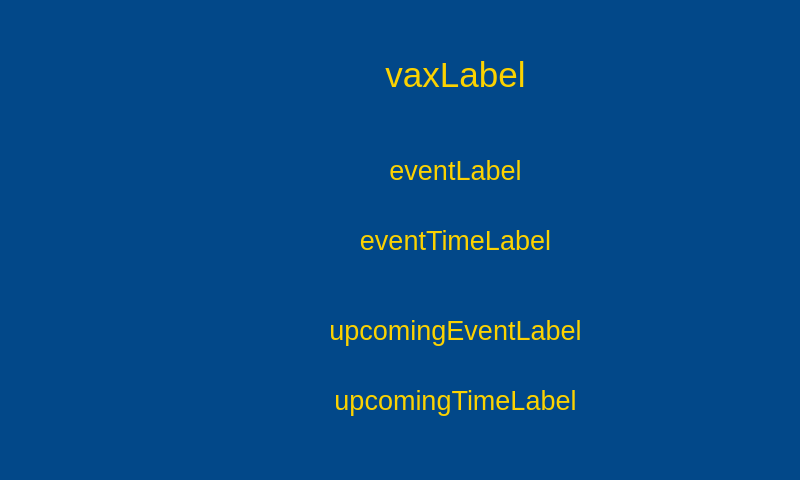
<?xml version="1.0" encoding="UTF-8"?>
<ui version="4.0">
 <class>MainWindow</class>
 <widget class="QMainWindow" name="MainWindow">
  <property name="geometry">
   <rect>
    <x>0</x>
    <y>0</y>
    <width>800</width>
    <height>480</height>
   </rect>
  </property>
  <property name="cursor">
   <cursorShape>BlankCursor</cursorShape>
  </property>
  <property name="windowTitle">
   <string>MainWindow</string>
  </property>
  <property name="styleSheet">
   <string notr="true">background-color: rgb(2, 72, 137);</string>
  </property>
  <property name="dockOptions">
   <set>QMainWindow::AllowTabbedDocks|QMainWindow::AnimatedDocks</set>
  </property>
  <widget class="QWidget" name="centralwidget">
   <widget class="QLabel" name="label">
    <property name="geometry">
     <rect>
      <x>10</x>
      <y>10</y>
      <width>161</width>
      <height>151</height>
     </rect>
    </property>
    <property name="text">
     <string/>
    </property>
    <property name="pixmap">
     <pixmap>../images/sprocket150.png</pixmap>
    </property>
   </widget>
   <widget class="QLabel" name="vaxLabel">
    <property name="geometry">
     <rect>
      <x>200</x>
      <y>30</y>
      <width>511</width>
      <height>91</height>
     </rect>
    </property>
    <property name="palette">
     <palette>
      <active>
       <colorrole role="Button">
        <brush brushstyle="SolidPattern">
         <color alpha="255">
          <red>2</red>
          <green>72</green>
          <blue>137</blue>
         </color>
        </brush>
       </colorrole>
       <colorrole role="Text">
        <brush brushstyle="SolidPattern">
         <color alpha="255">
          <red>252</red>
          <green>210</green>
          <blue>0</blue>
         </color>
        </brush>
       </colorrole>
       <colorrole role="Base">
        <brush brushstyle="SolidPattern">
         <color alpha="255">
          <red>2</red>
          <green>72</green>
          <blue>137</blue>
         </color>
        </brush>
       </colorrole>
       <colorrole role="Window">
        <brush brushstyle="SolidPattern">
         <color alpha="255">
          <red>2</red>
          <green>72</green>
          <blue>137</blue>
         </color>
        </brush>
       </colorrole>
      </active>
      <inactive>
       <colorrole role="Button">
        <brush brushstyle="SolidPattern">
         <color alpha="255">
          <red>2</red>
          <green>72</green>
          <blue>137</blue>
         </color>
        </brush>
       </colorrole>
       <colorrole role="Text">
        <brush brushstyle="SolidPattern">
         <color alpha="255">
          <red>252</red>
          <green>210</green>
          <blue>0</blue>
         </color>
        </brush>
       </colorrole>
       <colorrole role="Base">
        <brush brushstyle="SolidPattern">
         <color alpha="255">
          <red>2</red>
          <green>72</green>
          <blue>137</blue>
         </color>
        </brush>
       </colorrole>
       <colorrole role="Window">
        <brush brushstyle="SolidPattern">
         <color alpha="255">
          <red>2</red>
          <green>72</green>
          <blue>137</blue>
         </color>
        </brush>
       </colorrole>
      </inactive>
      <disabled>
       <colorrole role="Button">
        <brush brushstyle="SolidPattern">
         <color alpha="255">
          <red>2</red>
          <green>72</green>
          <blue>137</blue>
         </color>
        </brush>
       </colorrole>
       <colorrole role="Text">
        <brush brushstyle="SolidPattern">
         <color alpha="255">
          <red>120</red>
          <green>120</green>
          <blue>120</blue>
         </color>
        </brush>
       </colorrole>
       <colorrole role="Base">
        <brush brushstyle="SolidPattern">
         <color alpha="255">
          <red>2</red>
          <green>72</green>
          <blue>137</blue>
         </color>
        </brush>
       </colorrole>
       <colorrole role="Window">
        <brush brushstyle="SolidPattern">
         <color alpha="255">
          <red>2</red>
          <green>72</green>
          <blue>137</blue>
         </color>
        </brush>
       </colorrole>
      </disabled>
     </palette>
    </property>
    <property name="font">
     <font>
      <pointsize>26</pointsize>
     </font>
    </property>
    <property name="acceptDrops">
     <bool>false</bool>
    </property>
    <property name="autoFillBackground">
     <bool>true</bool>
    </property>
    <property name="text">
     <string>&lt;html&gt;&lt;head/&gt;&lt;body&gt;&lt;p&gt;&lt;span style=&quot; color:#fcd200;&quot;&gt;vaxLabel&lt;/span&gt;&lt;/p&gt;&lt;/body&gt;&lt;/html&gt;</string>
    </property>
    <property name="alignment">
     <set>Qt::AlignCenter</set>
    </property>
   </widget>
   <widget class="QLabel" name="eventLabel">
    <property name="geometry">
     <rect>
      <x>200</x>
      <y>140</y>
      <width>511</width>
      <height>61</height>
     </rect>
    </property>
    <property name="palette">
     <palette>
      <active>
       <colorrole role="Button">
        <brush brushstyle="SolidPattern">
         <color alpha="255">
          <red>2</red>
          <green>72</green>
          <blue>137</blue>
         </color>
        </brush>
       </colorrole>
       <colorrole role="Text">
        <brush brushstyle="SolidPattern">
         <color alpha="255">
          <red>252</red>
          <green>210</green>
          <blue>0</blue>
         </color>
        </brush>
       </colorrole>
       <colorrole role="Base">
        <brush brushstyle="SolidPattern">
         <color alpha="255">
          <red>2</red>
          <green>72</green>
          <blue>137</blue>
         </color>
        </brush>
       </colorrole>
       <colorrole role="Window">
        <brush brushstyle="SolidPattern">
         <color alpha="255">
          <red>2</red>
          <green>72</green>
          <blue>137</blue>
         </color>
        </brush>
       </colorrole>
      </active>
      <inactive>
       <colorrole role="Button">
        <brush brushstyle="SolidPattern">
         <color alpha="255">
          <red>2</red>
          <green>72</green>
          <blue>137</blue>
         </color>
        </brush>
       </colorrole>
       <colorrole role="Text">
        <brush brushstyle="SolidPattern">
         <color alpha="255">
          <red>252</red>
          <green>210</green>
          <blue>0</blue>
         </color>
        </brush>
       </colorrole>
       <colorrole role="Base">
        <brush brushstyle="SolidPattern">
         <color alpha="255">
          <red>2</red>
          <green>72</green>
          <blue>137</blue>
         </color>
        </brush>
       </colorrole>
       <colorrole role="Window">
        <brush brushstyle="SolidPattern">
         <color alpha="255">
          <red>2</red>
          <green>72</green>
          <blue>137</blue>
         </color>
        </brush>
       </colorrole>
      </inactive>
      <disabled>
       <colorrole role="Button">
        <brush brushstyle="SolidPattern">
         <color alpha="255">
          <red>2</red>
          <green>72</green>
          <blue>137</blue>
         </color>
        </brush>
       </colorrole>
       <colorrole role="Text">
        <brush brushstyle="SolidPattern">
         <color alpha="255">
          <red>120</red>
          <green>120</green>
          <blue>120</blue>
         </color>
        </brush>
       </colorrole>
       <colorrole role="Base">
        <brush brushstyle="SolidPattern">
         <color alpha="255">
          <red>2</red>
          <green>72</green>
          <blue>137</blue>
         </color>
        </brush>
       </colorrole>
       <colorrole role="Window">
        <brush brushstyle="SolidPattern">
         <color alpha="255">
          <red>2</red>
          <green>72</green>
          <blue>137</blue>
         </color>
        </brush>
       </colorrole>
      </disabled>
     </palette>
    </property>
    <property name="font">
     <font>
      <pointsize>20</pointsize>
     </font>
    </property>
    <property name="acceptDrops">
     <bool>false</bool>
    </property>
    <property name="autoFillBackground">
     <bool>false</bool>
    </property>
    <property name="frameShape">
     <enum>QFrame::NoFrame</enum>
    </property>
    <property name="text">
     <string>&lt;html&gt;&lt;head/&gt;&lt;body&gt;&lt;p&gt;&lt;span style=&quot; color:#fcd200;&quot;&gt;eventLabel&lt;/span&gt;&lt;/p&gt;&lt;/body&gt;&lt;/html&gt;</string>
    </property>
    <property name="alignment">
     <set>Qt::AlignCenter</set>
    </property>
   </widget>
   <widget class="QLabel" name="eventTimeLabel">
    <property name="geometry">
     <rect>
      <x>200</x>
      <y>210</y>
      <width>511</width>
      <height>61</height>
     </rect>
    </property>
    <property name="palette">
     <palette>
      <active>
       <colorrole role="Button">
        <brush brushstyle="SolidPattern">
         <color alpha="255">
          <red>2</red>
          <green>72</green>
          <blue>137</blue>
         </color>
        </brush>
       </colorrole>
       <colorrole role="Text">
        <brush brushstyle="SolidPattern">
         <color alpha="255">
          <red>252</red>
          <green>210</green>
          <blue>0</blue>
         </color>
        </brush>
       </colorrole>
       <colorrole role="Base">
        <brush brushstyle="SolidPattern">
         <color alpha="255">
          <red>2</red>
          <green>72</green>
          <blue>137</blue>
         </color>
        </brush>
       </colorrole>
       <colorrole role="Window">
        <brush brushstyle="SolidPattern">
         <color alpha="255">
          <red>2</red>
          <green>72</green>
          <blue>137</blue>
         </color>
        </brush>
       </colorrole>
      </active>
      <inactive>
       <colorrole role="Button">
        <brush brushstyle="SolidPattern">
         <color alpha="255">
          <red>2</red>
          <green>72</green>
          <blue>137</blue>
         </color>
        </brush>
       </colorrole>
       <colorrole role="Text">
        <brush brushstyle="SolidPattern">
         <color alpha="255">
          <red>252</red>
          <green>210</green>
          <blue>0</blue>
         </color>
        </brush>
       </colorrole>
       <colorrole role="Base">
        <brush brushstyle="SolidPattern">
         <color alpha="255">
          <red>2</red>
          <green>72</green>
          <blue>137</blue>
         </color>
        </brush>
       </colorrole>
       <colorrole role="Window">
        <brush brushstyle="SolidPattern">
         <color alpha="255">
          <red>2</red>
          <green>72</green>
          <blue>137</blue>
         </color>
        </brush>
       </colorrole>
      </inactive>
      <disabled>
       <colorrole role="Button">
        <brush brushstyle="SolidPattern">
         <color alpha="255">
          <red>2</red>
          <green>72</green>
          <blue>137</blue>
         </color>
        </brush>
       </colorrole>
       <colorrole role="Text">
        <brush brushstyle="SolidPattern">
         <color alpha="255">
          <red>120</red>
          <green>120</green>
          <blue>120</blue>
         </color>
        </brush>
       </colorrole>
       <colorrole role="Base">
        <brush brushstyle="SolidPattern">
         <color alpha="255">
          <red>2</red>
          <green>72</green>
          <blue>137</blue>
         </color>
        </brush>
       </colorrole>
       <colorrole role="Window">
        <brush brushstyle="SolidPattern">
         <color alpha="255">
          <red>2</red>
          <green>72</green>
          <blue>137</blue>
         </color>
        </brush>
       </colorrole>
      </disabled>
     </palette>
    </property>
    <property name="font">
     <font>
      <pointsize>20</pointsize>
     </font>
    </property>
    <property name="acceptDrops">
     <bool>false</bool>
    </property>
    <property name="autoFillBackground">
     <bool>false</bool>
    </property>
    <property name="text">
     <string>&lt;html&gt;&lt;head/&gt;&lt;body&gt;&lt;p&gt;&lt;span style=&quot; color:#fcd200;&quot;&gt;eventTimeLabel&lt;/span&gt;&lt;/p&gt;&lt;/body&gt;&lt;/html&gt;</string>
    </property>
    <property name="alignment">
     <set>Qt::AlignCenter</set>
    </property>
   </widget>
   <widget class="QLabel" name="upcomingEventLabel">
    <property name="geometry">
     <rect>
      <x>200</x>
      <y>300</y>
      <width>511</width>
      <height>61</height>
     </rect>
    </property>
    <property name="palette">
     <palette>
      <active>
       <colorrole role="Button">
        <brush brushstyle="SolidPattern">
         <color alpha="255">
          <red>2</red>
          <green>72</green>
          <blue>137</blue>
         </color>
        </brush>
       </colorrole>
       <colorrole role="Text">
        <brush brushstyle="SolidPattern">
         <color alpha="255">
          <red>252</red>
          <green>210</green>
          <blue>0</blue>
         </color>
        </brush>
       </colorrole>
       <colorrole role="Base">
        <brush brushstyle="SolidPattern">
         <color alpha="255">
          <red>2</red>
          <green>72</green>
          <blue>137</blue>
         </color>
        </brush>
       </colorrole>
       <colorrole role="Window">
        <brush brushstyle="SolidPattern">
         <color alpha="255">
          <red>2</red>
          <green>72</green>
          <blue>137</blue>
         </color>
        </brush>
       </colorrole>
      </active>
      <inactive>
       <colorrole role="Button">
        <brush brushstyle="SolidPattern">
         <color alpha="255">
          <red>2</red>
          <green>72</green>
          <blue>137</blue>
         </color>
        </brush>
       </colorrole>
       <colorrole role="Text">
        <brush brushstyle="SolidPattern">
         <color alpha="255">
          <red>252</red>
          <green>210</green>
          <blue>0</blue>
         </color>
        </brush>
       </colorrole>
       <colorrole role="Base">
        <brush brushstyle="SolidPattern">
         <color alpha="255">
          <red>2</red>
          <green>72</green>
          <blue>137</blue>
         </color>
        </brush>
       </colorrole>
       <colorrole role="Window">
        <brush brushstyle="SolidPattern">
         <color alpha="255">
          <red>2</red>
          <green>72</green>
          <blue>137</blue>
         </color>
        </brush>
       </colorrole>
      </inactive>
      <disabled>
       <colorrole role="Button">
        <brush brushstyle="SolidPattern">
         <color alpha="255">
          <red>2</red>
          <green>72</green>
          <blue>137</blue>
         </color>
        </brush>
       </colorrole>
       <colorrole role="Text">
        <brush brushstyle="SolidPattern">
         <color alpha="255">
          <red>120</red>
          <green>120</green>
          <blue>120</blue>
         </color>
        </brush>
       </colorrole>
       <colorrole role="Base">
        <brush brushstyle="SolidPattern">
         <color alpha="255">
          <red>2</red>
          <green>72</green>
          <blue>137</blue>
         </color>
        </brush>
       </colorrole>
       <colorrole role="Window">
        <brush brushstyle="SolidPattern">
         <color alpha="255">
          <red>2</red>
          <green>72</green>
          <blue>137</blue>
         </color>
        </brush>
       </colorrole>
      </disabled>
     </palette>
    </property>
    <property name="font">
     <font>
      <pointsize>20</pointsize>
     </font>
    </property>
    <property name="acceptDrops">
     <bool>false</bool>
    </property>
    <property name="autoFillBackground">
     <bool>false</bool>
    </property>
    <property name="text">
     <string>&lt;html&gt;&lt;head/&gt;&lt;body&gt;&lt;p&gt;&lt;span style=&quot; color:#fcd200;&quot;&gt;upcomingEventLabel&lt;/span&gt;&lt;/p&gt;&lt;/body&gt;&lt;/html&gt;</string>
    </property>
    <property name="alignment">
     <set>Qt::AlignCenter</set>
    </property>
   </widget>
   <widget class="QLabel" name="upcomingTimeLabel">
    <property name="geometry">
     <rect>
      <x>200</x>
      <y>370</y>
      <width>511</width>
      <height>61</height>
     </rect>
    </property>
    <property name="palette">
     <palette>
      <active>
       <colorrole role="Button">
        <brush brushstyle="SolidPattern">
         <color alpha="255">
          <red>2</red>
          <green>72</green>
          <blue>137</blue>
         </color>
        </brush>
       </colorrole>
       <colorrole role="Text">
        <brush brushstyle="SolidPattern">
         <color alpha="255">
          <red>252</red>
          <green>210</green>
          <blue>0</blue>
         </color>
        </brush>
       </colorrole>
       <colorrole role="Base">
        <brush brushstyle="SolidPattern">
         <color alpha="255">
          <red>2</red>
          <green>72</green>
          <blue>137</blue>
         </color>
        </brush>
       </colorrole>
       <colorrole role="Window">
        <brush brushstyle="SolidPattern">
         <color alpha="255">
          <red>2</red>
          <green>72</green>
          <blue>137</blue>
         </color>
        </brush>
       </colorrole>
      </active>
      <inactive>
       <colorrole role="Button">
        <brush brushstyle="SolidPattern">
         <color alpha="255">
          <red>2</red>
          <green>72</green>
          <blue>137</blue>
         </color>
        </brush>
       </colorrole>
       <colorrole role="Text">
        <brush brushstyle="SolidPattern">
         <color alpha="255">
          <red>252</red>
          <green>210</green>
          <blue>0</blue>
         </color>
        </brush>
       </colorrole>
       <colorrole role="Base">
        <brush brushstyle="SolidPattern">
         <color alpha="255">
          <red>2</red>
          <green>72</green>
          <blue>137</blue>
         </color>
        </brush>
       </colorrole>
       <colorrole role="Window">
        <brush brushstyle="SolidPattern">
         <color alpha="255">
          <red>2</red>
          <green>72</green>
          <blue>137</blue>
         </color>
        </brush>
       </colorrole>
      </inactive>
      <disabled>
       <colorrole role="Button">
        <brush brushstyle="SolidPattern">
         <color alpha="255">
          <red>2</red>
          <green>72</green>
          <blue>137</blue>
         </color>
        </brush>
       </colorrole>
       <colorrole role="Text">
        <brush brushstyle="SolidPattern">
         <color alpha="255">
          <red>120</red>
          <green>120</green>
          <blue>120</blue>
         </color>
        </brush>
       </colorrole>
       <colorrole role="Base">
        <brush brushstyle="SolidPattern">
         <color alpha="255">
          <red>2</red>
          <green>72</green>
          <blue>137</blue>
         </color>
        </brush>
       </colorrole>
       <colorrole role="Window">
        <brush brushstyle="SolidPattern">
         <color alpha="255">
          <red>2</red>
          <green>72</green>
          <blue>137</blue>
         </color>
        </brush>
       </colorrole>
      </disabled>
     </palette>
    </property>
    <property name="font">
     <font>
      <pointsize>20</pointsize>
     </font>
    </property>
    <property name="acceptDrops">
     <bool>false</bool>
    </property>
    <property name="autoFillBackground">
     <bool>false</bool>
    </property>
    <property name="text">
     <string>&lt;html&gt;&lt;head/&gt;&lt;body&gt;&lt;p&gt;&lt;span style=&quot; color:#fcd200;&quot;&gt;upcomingTimeLabel&lt;/span&gt;&lt;/p&gt;&lt;/body&gt;&lt;/html&gt;</string>
    </property>
    <property name="alignment">
     <set>Qt::AlignCenter</set>
    </property>
   </widget>
  </widget>
  <widget class="QMenuBar" name="menubar">
   <property name="geometry">
    <rect>
     <x>0</x>
     <y>0</y>
     <width>800</width>
     <height>21</height>
    </rect>
   </property>
  </widget>
  <widget class="QStatusBar" name="statusbar"/>
 </widget>
 <resources/>
 <connections/>
</ui>
